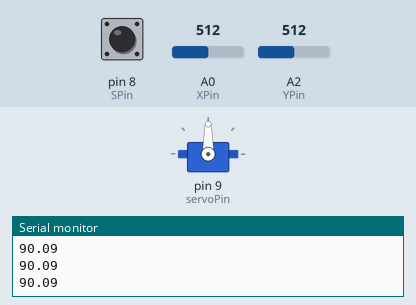
This sketch was run on a simulated Arduino Uno, built with avr-gcc and run on an emulated ATmega328P. Shown: servo, the last lines printed to the serial monitor. The inputs (shaded band) are chosen by the test bench; at power-on: A2 (YPin) = 512, pin 8 (SPin) HIGH, A0 (XPin) = 512.

Above: at 1.2 s.
1.3 s: A2 (YPin) set to 716
At 1.8 s:
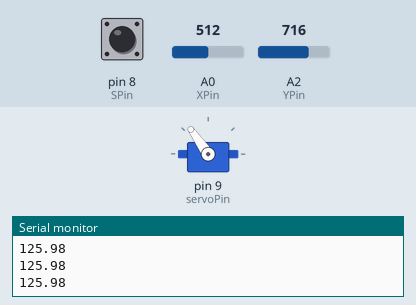
2.8 s: A2 (YPin) set to 900
At 3.1 s:
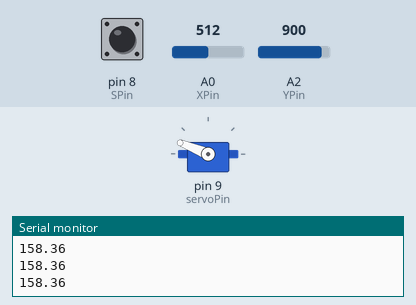
4.3 s: A2 (YPin) set to 1023
At 5.4 s:
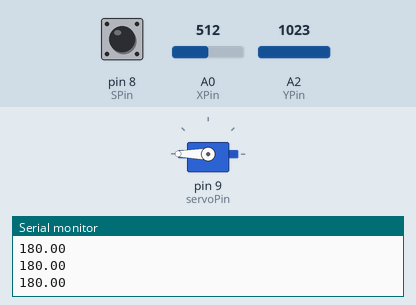
5.8 s: A2 (YPin) set to 306
At 6.4 s:
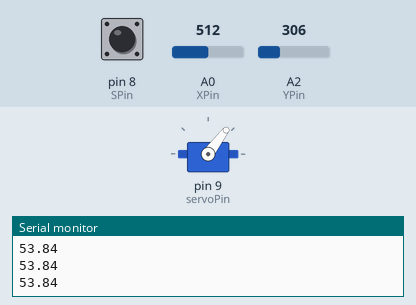
7.3 s: A2 (YPin) set to 122
At 8.5 s:
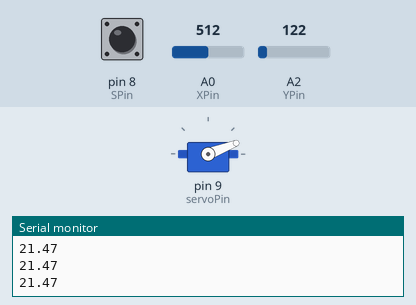
8.8 s: A2 (YPin) set to 0
At 9.8 s:
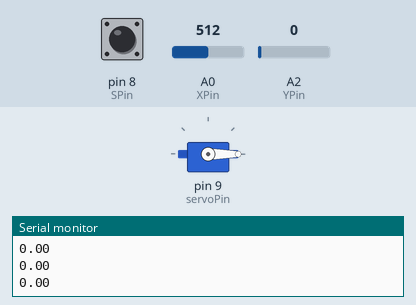
Timing chart, 0 to 11.3 s (numbered marks = the images above; inputs shaded):
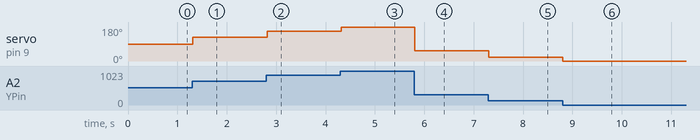

Measured:
- after the input at 1.3 s, servo on pin 9 (servoPin): 90° → 125° at once
- after the input at 2.8 s, servo on pin 9 (servoPin): 125° → 158° at once
- after the input at 4.3 s, servo on pin 9 (servoPin): 158° → 180° at once
- after the input at 5.8 s, servo on pin 9 (servoPin): 180° → 53° at once
- after the input at 7.3 s, servo on pin 9 (servoPin): 53° → 21° at once
- after the input at 8.8 s, servo on pin 9 (servoPin): 21° → 0° at once

The sketch:

analoge_and_servo.ino
```cpp
#include <Servo.h>
int servoPin=9;
float servoPos;
int XPin = A0;
int YPin = A2;
int SPin= 8;
int Xval;
float Yval;
int Sval;
Servo myServo;
void setup() {
  // put your setup code here, to run once:
Serial.begin(9600);
myServo.attach(servoPin);
pinMode(XPin, INPUT);
pinMode(YPin, INPUT);
pinMode(SPin, INPUT);
digitalWrite(SPin, HIGH);
}

void loop() {
  // put your main code here, to run repeatedly:
Xval= analogRead(XPin);
Yval= analogRead(YPin);
Sval= digitalRead(SPin);

servoPos = (180. / 1023.)*Yval;
Serial.println(servoPos);
myServo.write(servoPos);

}
```
